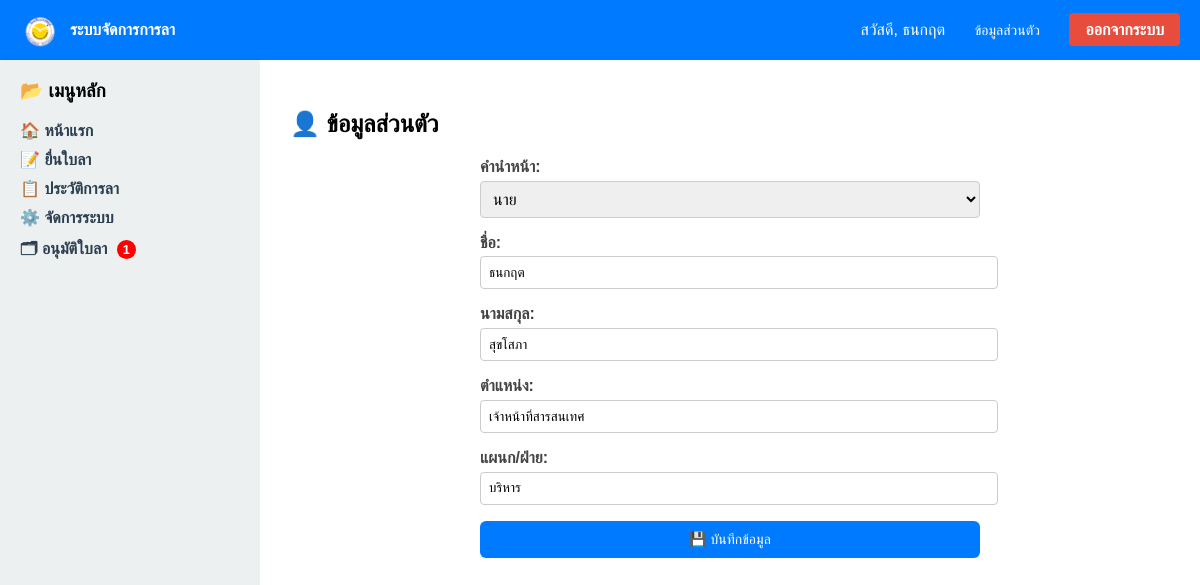
The app's page /profile (signed in) with its own data.
### app.py (models this page shows)
class User(db.Model, UserMixin):
    id = db.Column(db.Integer, primary_key=True)
    username = db.Column(db.String(80), unique=True, nullable=False)
    password = db.Column(db.String(255), nullable=False)
    role = db.Column(db.String(20), default='staff')
    prefix = db.Column(db.String(20))  # 👈 เพิ่มคำนำหน้า เช่น นาย นางสาว
    first_name = db.Column(db.String(100))
    last_name = db.Column(db.String(100))
    position = db.Column(db.String(100))  # 👈 เพิ่มตำแหน่ง เช่น ครู เจ้าหน้าที่
    department = db.Column(db.String(100))

### app.py (the view, shortened to what this page needs)
@app.route('/profile', methods=['GET', 'POST'])
@login_required
def profile():
    user = current_user
    return render_template('profile.html', user=user)

### app.py (called while the page is built)
@login_manager.user_loader
def load_user(user_id):
    return User.query.get(int(user_id))

@app.context_processor
def inject_pending_count():
    if current_user.is_authenticated:
        if current_user.role == 'admin':
            if current_user.position in ['ผู้อำนวยการ', 'ผู้รับใบอนุญาต']:
                count = LeaveRequest.query.filter_by(status='รออนุมัติ').count()
            else:
                count = LeaveRequest.query.join(User, LeaveRequest.username == User.username) \
                    .filter(LeaveRequest.status == 'รออนุมัติ') \
                    .filter(User.department == current_user.department) \
                    .count()
            return dict(pending_count=count)
    return dict(pending_count=0)

@app.context_processor
def inject_user():
    if current_user.is_authenticated:
        return dict(current_user=current_user)
    return dict(current_user=None)

### templates/profile.html (shortened to what this page needs)
{% extends "base.html" %}
{% block content %}
<h2>👤 ข้อมูลส่วนตัว</h2>
<form method="POST" class="profile-form" style="max-width: 500px; margin: 0 auto;">
  <div class="form-group">
    <label for="prefix">คำนำหน้า:</label>
    <select id="prefix" name="prefix" required>
      <option value="นาย" {% if user.prefix == 'นาย' %}selected{% endif %}>นาย</option>
    </select>
  </div>
  <div class="form-group">
    <label for="first_name">ชื่อ:</label>
    <input type="text" id="first_name" name="first_name" value="{{ user.first_name or '' }}" required>
  </div>
  <div class="form-group">
    <label for="last_name">นามสกุล:</label>
    <input type="text" id="last_name" name="last_name" value="{{ user.last_name or '' }}" required>
  </div>
  <div class="form-group">
    <label for="position">ตำแหน่ง:</label>
    <input type="text" id="position" name="position" value="{{ user.position or '' }}" required>
  </div>
  <div class="form-group">
    <label for="department">แผนก/ฝ่าย:</label>
    <input type="text" id="department" name="department" value="{{ user.department or '' }}" required>
  </div>
  <button type="submit" class="btn-blue" style="width: 100%;">💾 บันทึกข้อมูล</button>
</form>
{% endblock %}

### templates/base.html (shortened to what this page needs)
<!DOCTYPE html>
<html lang="th">
<head>
  <link rel="stylesheet" href="{{ url_for('static', filename='style.css') }}">
</head>
<body>
<div class="navbar">
  <div class="navbar-left">
  <img src="{{ url_for('static', filename='images/school_logo.png') }}" alt="โลโก้โรงเรียน" style="height: 40px; vertical-align: middle; margin-right: 10px;">
  <strong>ระบบจัดการการลา</strong>
  </div>
  <div class="navbar-right">
    {% if session.get('username') %}
      สวัสดี, {{ current_user.first_name or session['username'] }}
      {% if session['username'] %}
      <a href="{{ url_for('profile') }}" class="btn-blue">ข้อมูลส่วนตัว</a>
      {% endif %}
      <a href="{{ url_for('logout') }}" class="logout-button">ออกจากระบบ</a>
    {% else %}
      <a href="{{ url_for('login') }}">เข้าสู่ระบบ</a>
    {% endif %}
  </div>
</div>
<div class="layout-container">
  <div class="sidebar">
    <h3>📂 เมนูหลัก</h3>
    <ul class="menu-list">
      <li><a href="{{ url_for('home') }}">🏠 หน้าแรก</a></li>
      <li><a href="{{ url_for('leave') }}">📝 ยื่นใบลา</a></li>
      <li><a href="{{ url_for('report') }}">📋 ประวัติการลา</a></li>
      {% if session.get('role') == 'admin' %}
        <li><a href="{{ url_for('admin_dashboard') }}">⚙️ จัดการระบบ</a></li>
        <li><a href="{{ url_for('admin_leaves') }}"> 🗂 อนุมัติใบลา
          {% if pending_count > 0 %}
            <span class="badge">{{ pending_count }}</span>
          {% endif %}</a>
        </li>
      {% endif %}
    </ul>
  </div>
  <div class="main-content">
    {% block content %}{% endblock %}
  </div>
</div>
</body>
</html>

### static/style.css (style rules this page uses)
body { font-family: sans-serif; background-color: #f3f4f6; margin: 0; }
.navbar { background-color: #1e3a8a; color: white; padding: 1rem 2rem; display: flex; justify-content: space-between; align-items: center; }
.sidebar { width: 200px; background-color: #f9fafb; padding: 1rem; }
body { font-family: Arial, sans-serif; margin: 0; background-color: #f8f8f8; }
.navbar { display: flex; justify-content: space-between; background-color: #2c3e50; color: #fff; padding: 15px 20px; }
.navbar a { color: #fff; text-decoration: none; margin-left: 15px; }
.layout-container { display: flex; min-height: 90vh; }
.sidebar { width: 220px; background-color: #ecf0f1; padding: 20px; box-shadow: 2px 0 5px rgba(0,0,0,0.1); }
.sidebar h3 { margin-top: 0; }
.menu-list { list-style: none; padding: 0; margin-top: 10px; }
.menu-list li { margin-bottom: 10px; }
.menu-list a { text-decoration: none; color: #2c3e50; font-weight: bold; }
.main-content { flex: 1; padding: 30px; background-color: #fff; }
.logout-button { background-color: #e74c3c; color: white; padding: 8px 16px; text-decoration: none; border-radius: 4px; font-weight: bold; }
.form-group { margin-bottom: 15px; }
label { display: block; margin-bottom: 6px; font-weight: bold; color: #444; }
input[type="date"], input[type="time"], input[type="number"], select, textarea { width: 100%; padding: 10px; font-size: 1rem; border: 1px solid #ccc; border-radius: 6px; box-sizing: border-box; }
.btn-blue { background-color: #3498db; color: white; padding: 8px 16px; border: none; border-radius: 6px; text-decoration: none; font-size: 14px; cursor: pointer; }
.navbar { display: flex; justify-content: space-between; align-items: center; background-color: #007BFF; color: white; padding: 10px 20px; }
.navbar-left { display: flex; align-items: center; }
.badge { background-color: red; color: white; padding: 2px 6px; font-size: 0.8rem; border-radius: 10px; margin-left: 5px; }

### templates/profile.html (style rules this page uses)
.form-group { margin-bottom: 1rem; }
label { display: block; font-weight: bold; margin-bottom: 0.3rem; }
input, select { width: 100%; padding: 0.5rem; border: 1px solid #ccc; border-radius: 4px; }
.btn-blue { background-color: #007BFF; color: white; padding: 10px; border: none; border-radius: 6px; cursor: pointer; }

### records on screen
User: first_name "ธนกฤต", prefix "นาย", last_name "สุขโสภา", position "เจ้าหน้าที่สารสนเทศ", department "บริหาร"

### other values on screen
{{ pending_count }} "1"
